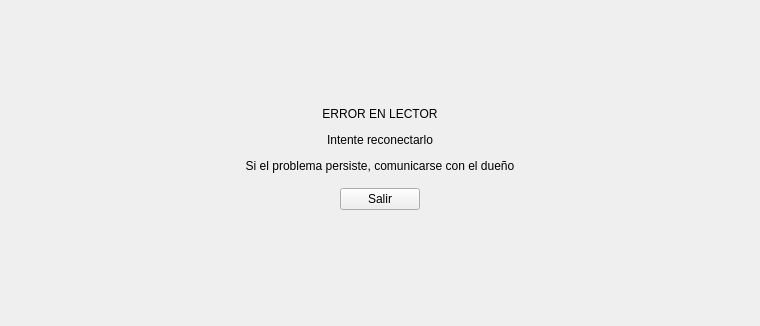
<?xml version="1.0" encoding="UTF-8"?>
<ui version="4.0">
 <class>Form</class>
 <widget class="QWidget" name="Form">
  <property name="geometry">
   <rect>
    <x>0</x>
    <y>0</y>
    <width>760</width>
    <height>326</height>
   </rect>
  </property>
  <property name="windowTitle">
   <string>Form</string>
  </property>
  <layout class="QVBoxLayout" name="verticalLayout">
   <item>
    <spacer name="top_space">
     <property name="orientation">
      <enum>Qt::Vertical</enum>
     </property>
     <property name="sizeHint" stdset="0">
      <size>
       <width>20</width>
       <height>83</height>
      </size>
     </property>
    </spacer>
   </item>
   <item>
    <widget class="QLabel" name="error_lbl">
     <property name="text">
      <string>&lt;html&gt;&lt;head/&gt;&lt;body&gt;&lt;p&gt;ERROR EN LECTOR&lt;/p&gt;&lt;p&gt;Intente reconectarlo&lt;/p&gt;&lt;p&gt;Si el problema persiste, comunicarse con el dueño&lt;/p&gt;&lt;/body&gt;&lt;/html&gt;</string>
     </property>
     <property name="alignment">
      <set>Qt::AlignCenter</set>
     </property>
    </widget>
   </item>
   <item>
    <widget class="QWidget" name="widget" native="true">
     <layout class="QHBoxLayout" name="horizontalLayout">
      <item>
       <spacer name="left_space">
        <property name="orientation">
         <enum>Qt::Horizontal</enum>
        </property>
        <property name="sizeHint" stdset="0">
         <size>
          <width>40</width>
          <height>20</height>
         </size>
        </property>
       </spacer>
      </item>
      <item>
       <widget class="QPushButton" name="exit_btn">
        <property name="sizePolicy">
         <sizepolicy hsizetype="Minimum" vsizetype="Fixed">
          <horstretch>0</horstretch>
          <verstretch>0</verstretch>
         </sizepolicy>
        </property>
        <property name="text">
         <string>Salir</string>
        </property>
       </widget>
      </item>
      <item>
       <spacer name="right_space">
        <property name="orientation">
         <enum>Qt::Horizontal</enum>
        </property>
        <property name="sizeHint" stdset="0">
         <size>
          <width>40</width>
          <height>20</height>
         </size>
        </property>
       </spacer>
      </item>
     </layout>
    </widget>
   </item>
   <item>
    <spacer name="bottom_space">
     <property name="orientation">
      <enum>Qt::Vertical</enum>
     </property>
     <property name="sizeHint" stdset="0">
      <size>
       <width>20</width>
       <height>83</height>
      </size>
     </property>
    </spacer>
   </item>
  </layout>
 </widget>
 <resources/>
 <connections/>
</ui>
